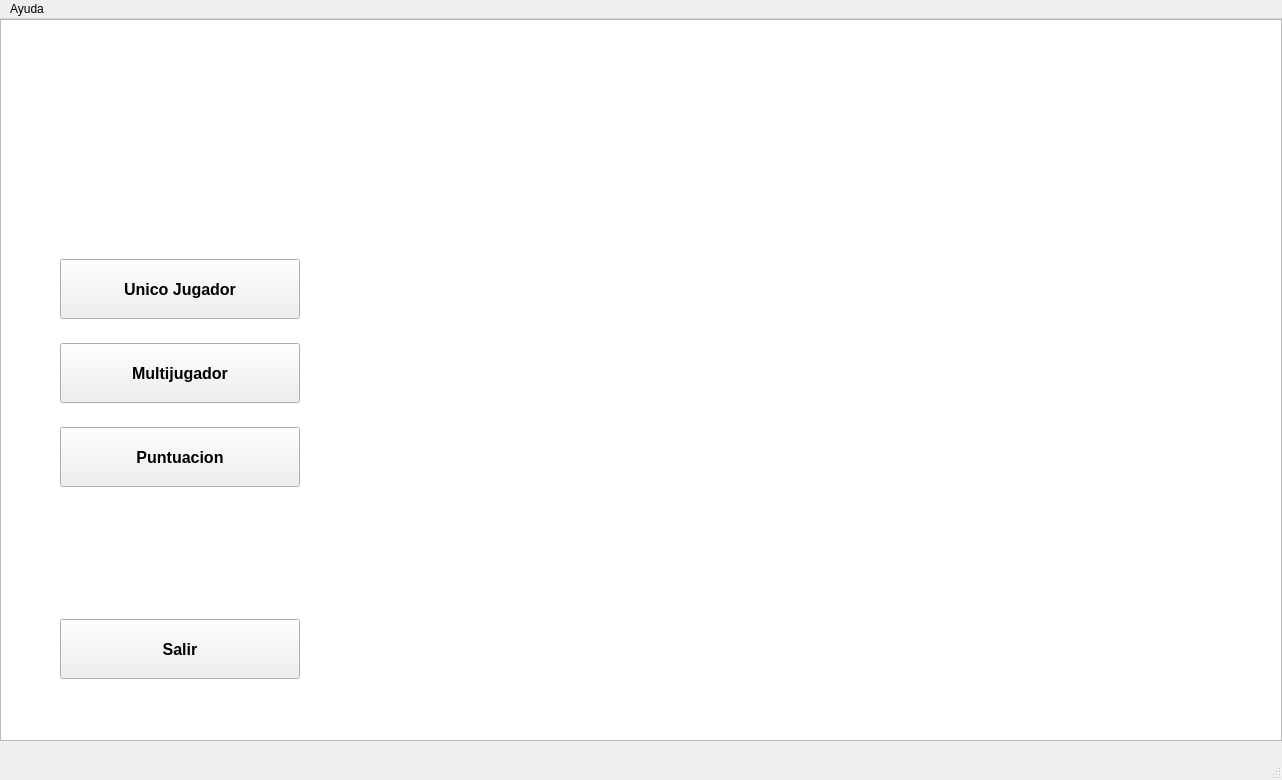
<?xml version="1.0" encoding="UTF-8"?>
<ui version="4.0">
 <class>MainWindow</class>
 <widget class="QMainWindow" name="MainWindow">
  <property name="geometry">
   <rect>
    <x>0</x>
    <y>0</y>
    <width>1282</width>
    <height>780</height>
   </rect>
  </property>
  <property name="minimumSize">
   <size>
    <width>1282</width>
    <height>780</height>
   </size>
  </property>
  <property name="maximumSize">
   <size>
    <width>1282</width>
    <height>780</height>
   </size>
  </property>
  <property name="windowTitle">
   <string>ContraCruzada</string>
  </property>
  <property name="windowIcon">
   <iconset>
    <normalon>:/pictures/caballero.png</normalon>
   </iconset>
  </property>
  <widget class="QWidget" name="centralwidget">
   <widget class="QGraphicsView" name="graphicsView">
    <property name="geometry">
     <rect>
      <x>0</x>
      <y>0</y>
      <width>1282</width>
      <height>722</height>
     </rect>
    </property>
    <property name="minimumSize">
     <size>
      <width>1282</width>
      <height>722</height>
     </size>
    </property>
    <property name="maximumSize">
     <size>
      <width>1282</width>
      <height>722</height>
     </size>
    </property>
   </widget>
   <widget class="QPushButton" name="pushButton">
    <property name="geometry">
     <rect>
      <x>60</x>
      <y>240</y>
      <width>240</width>
      <height>60</height>
     </rect>
    </property>
    <property name="font">
     <font>
      <family>Arial</family>
      <pointsize>12</pointsize>
      <weight>75</weight>
      <bold>true</bold>
     </font>
    </property>
    <property name="text">
     <string>Unico Jugador</string>
    </property>
    <property name="icon">
     <iconset>
      <normaloff>:/pictures/jugador.png</normaloff>:/pictures/jugador.png</iconset>
    </property>
    <property name="iconSize">
     <size>
      <width>24</width>
      <height>24</height>
     </size>
    </property>
    <property name="checkable">
     <bool>false</bool>
    </property>
   </widget>
   <widget class="QPushButton" name="pushButton_2">
    <property name="geometry">
     <rect>
      <x>60</x>
      <y>324</y>
      <width>240</width>
      <height>60</height>
     </rect>
    </property>
    <property name="font">
     <font>
      <family>Arial</family>
      <pointsize>12</pointsize>
      <weight>75</weight>
      <bold>true</bold>
     </font>
    </property>
    <property name="text">
     <string>Multijugador</string>
    </property>
    <property name="icon">
     <iconset>
      <normaloff>:/pictures/jugadores.png</normaloff>:/pictures/jugadores.png</iconset>
    </property>
    <property name="iconSize">
     <size>
      <width>24</width>
      <height>24</height>
     </size>
    </property>
   </widget>
   <widget class="QPushButton" name="pushButton_3">
    <property name="geometry">
     <rect>
      <x>60</x>
      <y>408</y>
      <width>240</width>
      <height>60</height>
     </rect>
    </property>
    <property name="font">
     <font>
      <family>Arial</family>
      <pointsize>12</pointsize>
      <weight>75</weight>
      <bold>true</bold>
     </font>
    </property>
    <property name="text">
     <string>Puntuacion</string>
    </property>
    <property name="icon">
     <iconset>
      <normaloff>:/pictures/tablero-de-puntuacion.png</normaloff>:/pictures/tablero-de-puntuacion.png</iconset>
    </property>
    <property name="iconSize">
     <size>
      <width>24</width>
      <height>24</height>
     </size>
    </property>
   </widget>
   <widget class="QPushButton" name="pushButton_4">
    <property name="geometry">
     <rect>
      <x>60</x>
      <y>600</y>
      <width>240</width>
      <height>60</height>
     </rect>
    </property>
    <property name="font">
     <font>
      <family>Arial</family>
      <pointsize>12</pointsize>
      <weight>75</weight>
      <bold>true</bold>
     </font>
    </property>
    <property name="text">
     <string>Salir</string>
    </property>
    <property name="icon">
     <iconset>
      <normaloff>:/pictures/cancel.png</normaloff>:/pictures/cancel.png</iconset>
    </property>
    <property name="iconSize">
     <size>
      <width>24</width>
      <height>24</height>
     </size>
    </property>
   </widget>
  </widget>
  <widget class="QMenuBar" name="menubar">
   <property name="geometry">
    <rect>
     <x>0</x>
     <y>0</y>
     <width>1282</width>
     <height>25</height>
    </rect>
   </property>
   <widget class="QMenu" name="menuAyuda">
    <property name="title">
     <string>Ayuda</string>
    </property>
    <addaction name="actionAcerca_de"/>
   </widget>
   <addaction name="menuAyuda"/>
  </widget>
  <widget class="QStatusBar" name="statusbar"/>
  <action name="actionAcerca_de">
   <property name="text">
    <string>Acerca de</string>
   </property>
  </action>
 </widget>
 <resources/>
 <connections/>
</ui>
